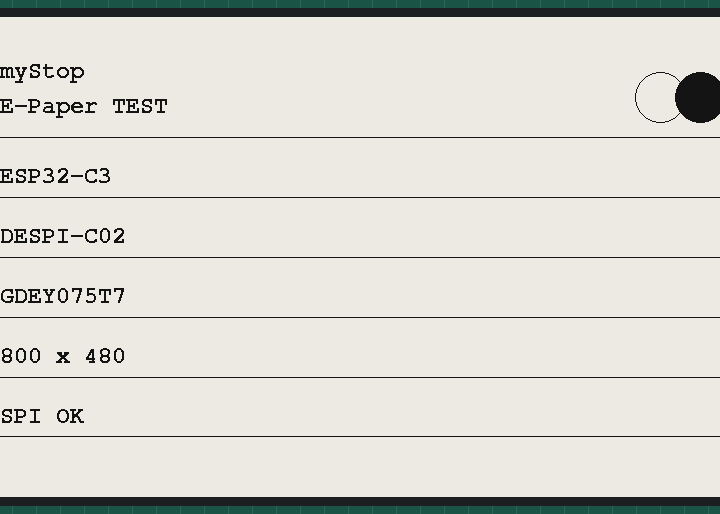
This sketch was run on a simulated ESP32-C3. Shown: 800×480 one-colour display. What the sketch prints to the serial monitor is not drawn.

Above: at 10.1 s.

The sketch:

Display_Test.ino
```cpp
#include <Arduino.h>
#include <SPI.h>
#include <GxEPD2_BW.h>
#include <Fonts/FreeMonoBold12pt7b.h>

// --------------------------------------------------
// ESP32-C3 <-> DESPI-C02
// --------------------------------------------------

#define EPD_SDI   3
#define EPD_SCK   4
#define EPD_CS    5
#define EPD_DC    6
#define EPD_RST   8
#define EPD_BUSY  10

// GDEY075T7:
// 800 x 480
// UC8179
GxEPD2_BW<GxEPD2_750_GDEY075T7,
          GxEPD2_750_GDEY075T7::HEIGHT>
display(
    GxEPD2_750_GDEY075T7(
        EPD_CS,
        EPD_DC,
        EPD_RST,
        EPD_BUSY
    )
);

void setup()
{
    Serial.begin(115200);
    delay(1000);

    Serial.println();
    Serial.println("================================");
    Serial.println("GDEY075T7 E-Paper Test");
    Serial.println("================================");

    // SPI mit deiner Pinbelegung starten
    SPI.begin(
        EPD_SCK,   // SCK
        -1,        // MISO - nicht benötigt
        EPD_SDI,   // MOSI / SDI
        EPD_CS
    );

    Serial.println("Initialisiere Display...");

    display.init(115200);

    Serial.println("Display initialisiert.");

    // --------------------------------------------------
    // Bildschirm komplett löschen
    // --------------------------------------------------

    Serial.println("Loesche Display...");

    display.setFullWindow();
    display.firstPage();

    do
    {
        display.fillScreen(GxEPD_WHITE);
    }
    while (display.nextPage());

    Serial.println("Display geloescht.");

    delay(1000);

    // --------------------------------------------------
    // Testbild
    // --------------------------------------------------

    Serial.println("Schreibe Testbild...");

    display.setFullWindow();
    display.firstPage();

    do
    {
        display.fillScreen(GxEPD_WHITE);

        // Titel
        display.setTextColor(GxEPD_BLACK);
        display.setFont(&FreeMonoBold12pt7b);

        display.setCursor(40, 60);
        display.println("myStop");

        display.setCursor(40, 95);
        display.println("E-Paper TEST");

        // Rahmen
        display.drawRect(20, 120, 760, 300, GxEPD_BLACK);

        // Linien
        display.drawLine(20, 180, 780, 180, GxEPD_BLACK);
        display.drawLine(20, 240, 780, 240, GxEPD_BLACK);
        display.drawLine(20, 300, 780, 300, GxEPD_BLACK);
        display.drawLine(20, 360, 780, 360, GxEPD_BLACK);

        // Testkreise
        display.drawCircle(700, 80, 25, GxEPD_BLACK);
        display.fillCircle(740, 80, 25, GxEPD_BLACK);

        // Text
        display.setCursor(40, 165);
        display.println("ESP32-C3");

        display.setCursor(40, 225);
        display.println("DESPI-C02");

        display.setCursor(40, 285);
        display.println("GDEY075T7");

        display.setCursor(40, 345);
        display.println("800 x 480");

        display.setCursor(40, 405);
        display.println("SPI OK");

    }
    while (display.nextPage());

    Serial.println("Testbild fertig.");

    // Display schlafen legen
    display.hibernate();

    Serial.println("Display in Sleep Mode.");
}

void loop()
{
    // nichts zu tun
}
```
